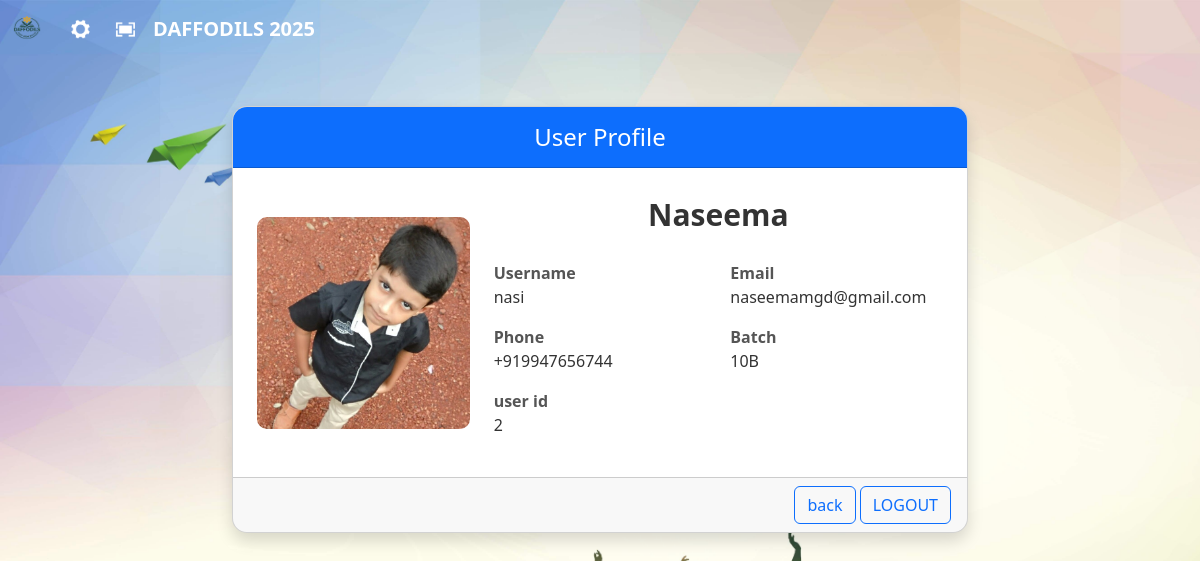
/user/profile/ (signed in), run on the app's committed database.
### userapp/models.py (models this page shows)
class UserProfile(models.Model):
    user = models.OneToOneField(User, on_delete=models.CASCADE)
    phone = models.CharField(max_length=15, unique=True ,default='+91')
    batch = models.CharField(max_length=20, choices=[
        ('10A', '10A'), ('10B', '10B'), ('10C', '10C'), ('10D', '10D')
    ])
    n_adult = models.PositiveIntegerField(null=True, blank=True, default=0)
    n_child = models.PositiveIntegerField(null=True, blank=True , default=0)
    photo = models.ImageField(upload_to='user_photos/', blank=True, null=True)
    is_approved = models.BooleanField(default=False)

### userapp/views.py (the view)
# urls.py: path('profile/', views.view_profile, name='view_profile'),
@login_required
def view_profile(request):
    try:
        profile = UserProfile.objects.get(user=request.user)
    except UserProfile.DoesNotExist:
        return redirect('home')  # or show an error page
    return render(request, 'userapp/view_profile.html', {'profile': profile})

### templates/userapp/view_profile.html (shortened to what this page needs)
{% extends 'userapp/blank_layout_user.html' %}
{% load static %}
{% block content %}
<!DOCTYPE html>
<html lang="en">
<head>
</head>
<body>
    <div class="container my-5">
        <div class="row justify-content-center">
            <div class="col-12 col-md-10 col-lg-8">
                <div class="card shadow profile-card">
                    <div class="card-header bg-primary text-white text-center py-3">
                        <h4 class="mb-0">User Profile</h4>
                    </div>
                    <div class="card-body p-4">
                        <div class="row g-4 align-items-center">
                            <div class="col-12 col-md-4 d-flex justify-content-center">
                                <a href="{% url 'edit_profile' profile.id %}">
                                    {% if profile.photo %}
                                    <img src="{{ profile.photo.url }}" alt="User Photo"
                                        class="profile-photo img-fluid mx-auto">
                                    {% else %}
                                    <img src="{% static 'images/default-user.png' %}" alt="Default"
                                        class="profile-photo img-fluid mx-auto">
                                    {% endif %}
                                </a>
                            </div>
                            <div class="col-12 col-md-8">
                                <div class="row">
                                    <div class="col-12 mb-6">
                                        <div class="value"
                                            style="font-weight: bold; text-align: center;font-size: 30px;">
                                            {{ profile.user.first_name }} {{ profile.user.last_name }}
                                        </div>
                                    </div>
                                    <div class="col-6 mb-3 pt-4">
                                        <div class="label">Username</div>
                                        <div class="value">{{ profile.user.username }}</div>
                                    </div>
                                    <div class="col-6 mb-3 pt-4">
                                        <div class="label">Email</div>
                                        <div class="value">{{ profile.user.email }}</div>
                                    </div>
                                    <div class="col-6 mb-3">
                                        <div class="label">Phone</div>
                                        <div class="value">{{ profile.phone }}</div>
                                    </div>
                                    <div class="col-6 mb-3">
                                        <div class="label">Batch</div>
                                        <div class="value">{{ profile.batch }}</div>
                                    </div>
                                    <div class="col-6 mb-3">
                                        <div class="label">user id</div>
                                        <div class="value">{{ profile.user_id }}</div>
                                    </div>
                                </div>
                            </div>
                        </div>
                    </div>
                    <div class="card-footer text-end">
                        <a href="{% url 'user_dashboard' %}" class="btn btn-outline-primary">back</a>
                        <form method="POST" action="{% url 'logout' %}" style="display:inline;">
                            <button type="submit" class="btn btn-outline-primary">LOGOUT</button>
                        </form>
                    </div>
                </div>
            </div>
        </div>
    </div>
</body>
</html>
{% endblock %}

### templates/userapp/view_profile.html (style rules this page uses)
.profile-card { border-radius: 15px; overflow: hidden; }
.profile-photo { width: 100%; max-width: 220px; border-radius: 10px; }
.label { font-weight: 600; color: #555; }
.value { color: #333; }

### data on the page
UserProfile: photo (picture), user.first_name "Naseema", user.username "nasi", user.email "naseemamgd@gmail.com", phone "+919947656744", batch "10B", user_id "2"
